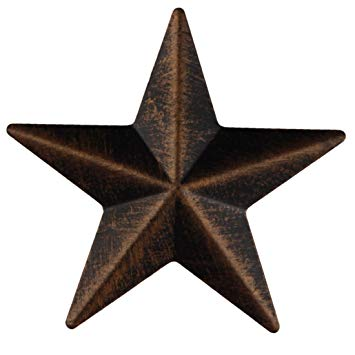
#> input picture opencv/star.png, 355 x 355 px
$ python program23.py
#> lines starting #> are read from the running program, lines starting #| are printed output that depends on the picture; after the words box and inside, x2 and y2 are one past the last pixel; in counts of white or black regions, pixels touching at a corner belong together
import cv2
import numpy as np

image = cv2.imread('./star.png')
#> image is the input picture: shape (355, 355, 3); mean B, G, R 181.5, 184, 188.6
image = cv2.resize(image, (400,400))
#> image: shape (400, 400, 3)
cv2.imshow("Original Sign", image)


#convert to grayscala
gray = cv2.cvtColor(image, cv2.COLOR_BGR2GRAY)
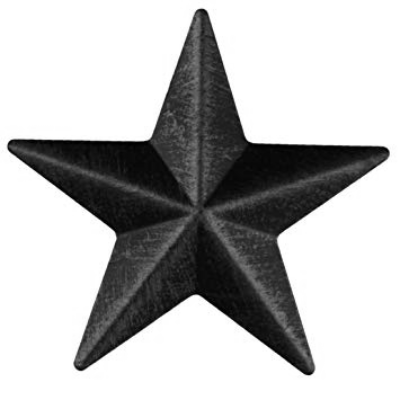
#> gray: shape (400, 400); min 0, max 255, mean 185

#blur the image
blurred = cv2.GaussianBlur(gray, (3, 3), 0)

#thresholding
(thresholdValue, thresh) = cv2.threshold(blurred, 0, 255, cv2.THRESH_BINARY_INV | cv2.THRESH_OTSU)
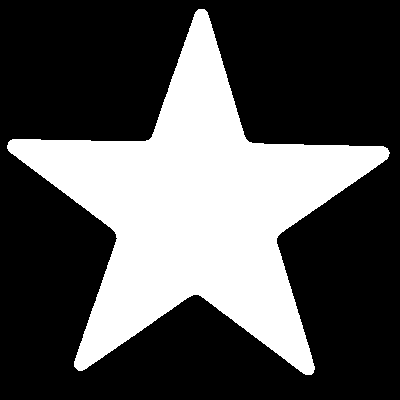
#> thresh: shape (400, 400); 32.8% white; 1 white region
#> thresholdValue = 148
cv2.imshow("Threshold", thresh)

#contours
contours = cv2.findContours(thresh, cv2.RETR_LIST, cv2.CHAIN_APPROX_SIMPLE)
#> contours = 1 contour; box (x1, y1, x2, y2) and area: (7, 9, 390, 375) 51784
contours = contours[0] if len(contours) == 2 else contours[1]


def beforeApprox():
    for c in contours:
        x, y, w, h = cv2.boundingRect(c)
        cv2.rectangle(image, (x, y), (x + w, y + h), (0, 255, 0), 2)
#> this loop made 1 pass
#> (x, y, w, h) on pass 1: (7, 9, 383, 366)
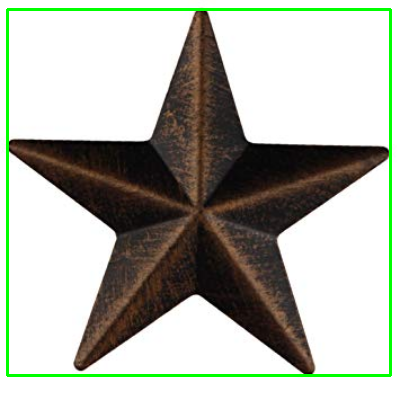
#> image: shape (400, 400, 3); mean B, G, R 174.4, 184, 181.5

def afterApprox():
    cv2.drawContours(image, contours, -1, (0, 255, 0), 2)
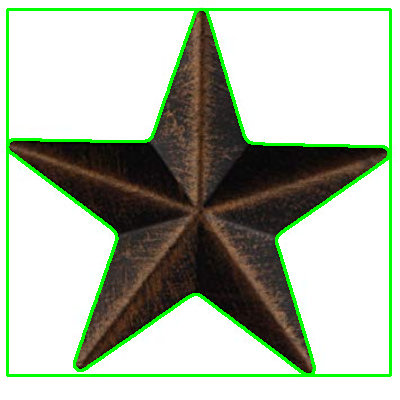
#> image: shape (400, 400, 3); 3.01% of pixels changed, all inside (x1, y1, x2, y2) = (9, 11, 389, 374)


def pointsCount():
    peri = cv2.arcLength(contours[0], True)

    #before points counts
    print("Total points before approximation: {0} and perimeter: {1}".format(len(contours[0]), peri))

    #after contour approximated
    twentyPercentApprox = cv2.approxPolyDP(contours[0], 0.2 * peri, True)
    cv2.drawContours(image, twentyPercentApprox, -1, (255, 0, 0), 30)
    print("Twenty percent of arcLength: {0} and perimeter: {1}".format(len(twentyPercentApprox), 0.2 * peri))
    cv2.imshow("Twenty percent", image)
    cv2.waitKey(0)


    tenPercentApprox = cv2.approxPolyDP(contours[0], 0.1 * peri, True)
    cv2.drawContours(image, tenPercentApprox, -1, (0, 255, 0), 30)
    print("Ten percent of arcLength: {0} and perimeter: {1}".format(len(tenPercentApprox), 0.1 * peri))
    cv2.imshow("Ten percent", image)
    cv2.waitKey(0)

    onePercentApprox = cv2.approxPolyDP(contours[0], 0.01 * peri, True)
    cv2.drawContours(image, onePercentApprox, -1, (0, 0, 255), 30)
    print("One percent of arcLength: {0} and perimeter: {1}".format(len(onePercentApprox), 0.01 * peri))
    cv2.imshow("One percent", image)
    cv2.waitKey(0)

beforeApprox()
afterApprox()
#pointsCount()
#cv2.imshow("All Contours", image)


#def findShapes()


cv2.waitKey(0)
cv2.destroyAllWindows()
